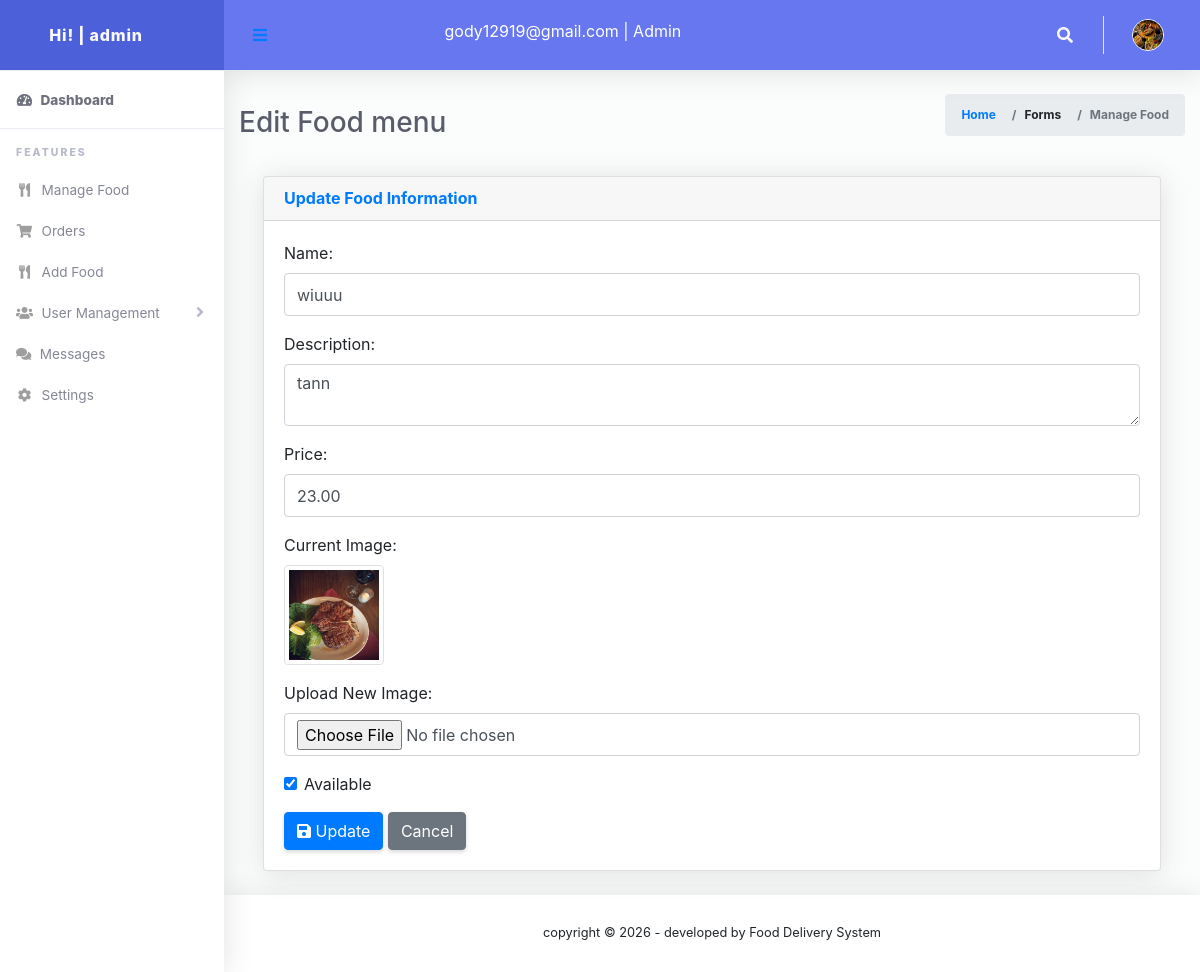
The app's page /admin/edit_food.php?id=1 (signed in) with its own data.
### tables this page shows
CREATE TABLE `users` (
  `id` int(11) NOT NULL,
  `username` varchar(50) DEFAULT NULL,
  `email` varchar(100) DEFAULT NULL,
  `password` varchar(255) DEFAULT NULL,
  `role` enum('admin','staff','user') DEFAULT NULL,
  `image` varchar(255) DEFAULT NULL,
  `created_at` timestamp NOT NULL DEFAULT current_timestamp()
);

CREATE TABLE `food_items` (
  `id` int(11) NOT NULL,
  `name` varchar(100) DEFAULT NULL,
  `description` text DEFAULT NULL,
  `price` decimal(10,2) DEFAULT NULL,
  `image` varchar(255) DEFAULT NULL,
  `available` tinyint(1) DEFAULT 1
);

### admin/edit_food.php (the view, shortened to what this page needs)
<?php
$adminId = $_SESSION['multi_user_sessions']['admin']['user_id'] ?? null;
include '../includes/db_connection.php';
$admin = null;
$admin_query = $conn->prepare("SELECT username, email, role, image FROM users WHERE id = ?");
$admin_query->bind_param("i", $adminId);
$admin_query->execute();
$admin_result = $admin_query->get_result();
if ($admin_result && $admin_result->num_rows > 0) {
    $admin = $admin_result->fetch_assoc();
}
$id = intval($_GET['id']);
$stmt = $conn->prepare("SELECT * FROM food_items WHERE id = ?");
$stmt->bind_param("i", $id);
$stmt->execute();
$result = $stmt->get_result();
$food = $result->fetch_assoc();
?>
<!DOCTYPE html>
<html lang="en">
<head>
    <link href="vendor/fontawesome-free/css/all.min.css" rel="stylesheet" type="text/css">
    <link href="vendor/bootstrap/css/bootstrap.min.css" rel="stylesheet" type="text/css">
    <link href="css/ruang-admin.min.css" rel="stylesheet">
    <link href="css/bootstrap.css" rel="stylesheet">
</head>
<body id="page-top">
    <div id="wrapper">
        <?php include('includes/sidebar.php'); ?>
        <div id="content-wrapper" class="d-flex flex-column">
            <div id="content">
                <?php include('includes/header.php'); ?>
                <div class="container-fluid" id="container-wrapper">
                    <div class="d-sm-flex align-items-center justify-content-between mb-4">
                        <h1 class="h3 mb-0 text-gray-800">Edit Food menu</h1>
                        <ol class="breadcrumb">
                            <li class="breadcrumb-item"><a href="dashboard.php">Home</a></li>
                            <li class="breadcrumb-item">Forms</li>
                            <li class="breadcrumb-item active" aria-current="page">Manage Food</li>
                        </ol>
                    </div>
                    <div class="container-fluid px-4">
                        <div class="card shadow mb-4">
                            <div class="card-header">
                                <h6 class="m-0 font-weight-bold text-primary">Update Food Information</h6>
                            </div>
                            <div class="card-body">
                                <form method="POST" enctype="multipart/form-data">
                                    <div class="mb-3">
                                        <label for="name" class="form-label">Name:</label>
                                        <input type="text" name="name" class="form-control"
                                            value="<?= htmlspecialchars($food['name']) ?>" required>
                                    </div>
                                    <div class="mb-3">
                                        <label for="description" class="form-label">Description:</label>
                                        <textarea name="description"
                                            class="form-control"><?= htmlspecialchars($food['description']) ?></textarea>
                                    </div>
                                    <div class="mb-3">
                                        <label for="price" class="form-label">Price:</label>
                                        <input type="number" name="price" class="form-control" step="0.01"
                                            value="<?= $food['price'] ?>" required>
                                    </div>
                                    <div class="mb-3">
                                        <label class="form-label">Current Image:</label><br>
                                        <?php if ($food['image']): ?>
                                            <img src="../uploads/<?= htmlspecialchars($food['image']) ?>" width="100"
                                                class="img-thumbnail">
                                        <?php else: ?>
                                            <p class="text-muted">No image</p>
                                        <?php endif; ?>
                                    </div>
                                    <div class="mb-3">
                                        <label class="form-label">Upload New Image:</label>
                                        <input type="file" name="image" class="form-control">
                                    </div>
                                    <div class="form-check mb-3">
                                        <input type="checkbox" name="available" class="form-check-input"
                                            <?= $food['available'] ? 'checked' : '' ?>>
                                        <label class="form-check-label">Available</label>
                                    </div>
                                    <button type="submit" class="btn btn-primary"><i class="fas fa-save me-1"></i>
                                        Update</button>
                                    <a href="manage_food.php" class="btn btn-secondary ms-2">Cancel</a>
                                </form>
                            </div>
                        </div>
                    </div>
                </div>
            </div>
            <?php include('includes/footer.php'); ?>
        </div>
    </div>
</body>
</html>

### admin/includes/sidebar.php (shortened to what this page needs)
<ul class="navbar-nav sidebar sidebar-light accordion" id="accordionSidebar">
  <a class="sidebar-brand d-flex align-items-center justify-content-center" href="dashboard.php">
    <div class="sidebar-brand-icon">
    Hi! | <?= htmlspecialchars($admin['username']) ?>
    </div>
  </a>
  <hr class="sidebar-divider my-0">
  <li class="nav-item active">
    <a class="nav-link" href="dashboard.php">
      <i class="fas fa-fw fa-tachometer-alt"></i>
      <span>Dashboard</span></a>
    </li>
    <hr class="sidebar-divider">
    <div class="sidebar-heading">
      Features
    </div>
   <li class="nav-item">
    <a class="nav-link" href="manage_food.php">
      <i class="fas fa-fw fa-utensils"></i>
      <span>Manage Food</span>
    </a>
  </li>
    <li class="nav-item">
    <a class="nav-link" href="order.php">
      <i class="fas fa-fw fa-shopping-cart"></i>
      <span>Orders</span>
    </a>
  </li>
  <li class="nav-item">
    <a class="nav-link" href="add_food.php">
      <i class="fas fa-fw fa-utensils"></i>
      <span>Add Food</span>
    </a>
  </li>
   <li class="nav-item">
    <a class="nav-link collapsed" href="#" data-toggle="collapse" data-target="#users" aria-expanded="true" aria-controls="collapseTable">
      <i class="fas fa-fw fa-users"></i>
      <span>User Management</span>
    </a>
  </li>
  <li class="nav-item">
    <a class="nav-link" href="messages.php">
      <i class="fas fa-comments"></i>
      <span>Messages</span>
    </a>
  </li>
   <li class="nav-item">
    <a class="nav-link" href="system_setting.php">
      <i class="fas fa-fw fa-cog"></i>
      <span>Settings</span>
    </a>
  </li>
</ul>

### admin/includes/header.php (shortened to what this page needs)
<nav class="navbar navbar-expand navbar-light bg-navbar topbar mb-4 static-top">
  <button id="sidebarToggleTop" class="btn btn-link rounded-circle mr-3">
    <i class="fa fa-bars"></i>
  </button>&nbsp;&nbsp;&nbsp;&nbsp;&nbsp;&nbsp;&nbsp;&nbsp;&nbsp;
  <p class="text-white display-7 mb-2"><?= htmlspecialchars($admin['email']) ?> | <?= ucfirst($admin['role']) ?> </p>
  <ul class="navbar-nav ml-auto">
    <li class="nav-item dropdown no-arrow">
      <a class="nav-link dropdown-toggle" href="#" id="searchDropdown" role="button" data-toggle="dropdown"
        aria-haspopup="true" aria-expanded="false">
        <i class="fas fa-search fa-fw"></i>
      </a>
    </li>
    <li class="nav-item dropdown no-arrow">
<a class="nav-link dropdown-toggle" href="#" id="userDropdown" role="button" data-toggle="dropdown"
        aria-haspopup="true" aria-expanded="false">
        <?php if (!empty($admin['image']) && file_exists("../" . $admin['image'])): ?>
                <img class="img-profile rounded-circle" src="../<?= htmlspecialchars($admin['image']) ?>" class="profile-preview" alt="Current Image"
                    width="60px"><br>
            <?php else: ?>
                <img class="img-profile rounded-circle" src="../uploads/food-bg.jpg" style="max-width: 60px">
            <?php endif; ?>
      </a>
    </li>
  </ul>
</nav>

### records on screen
users: username "admin", email "gody12919@gmail.com", role "Admin"
food_items: name "wiuuu", description "tann", price "23.00", image (picture), available "☑"
